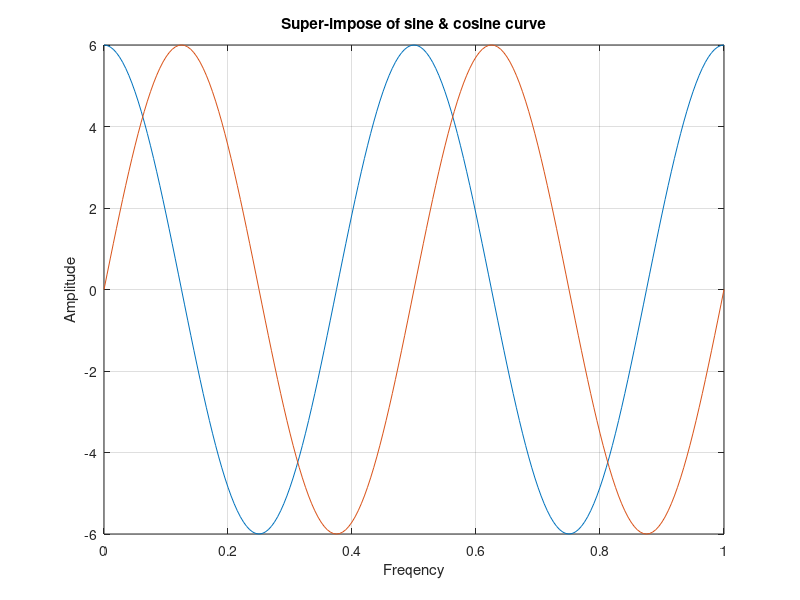

Write the MATLAB code that produced this figure.
t=[0:0.005:1];
amp=6;
f=2;
w=2*pi*f;
y1=amp*cos(w*t);
plot(t,y1);
hold on
y2=amp*sin(w*t);
plot(t,y2);
grid on
xlabel('Freqency')
ylabel('Amplitude')
title('Super-impose of sine & cosine curve')